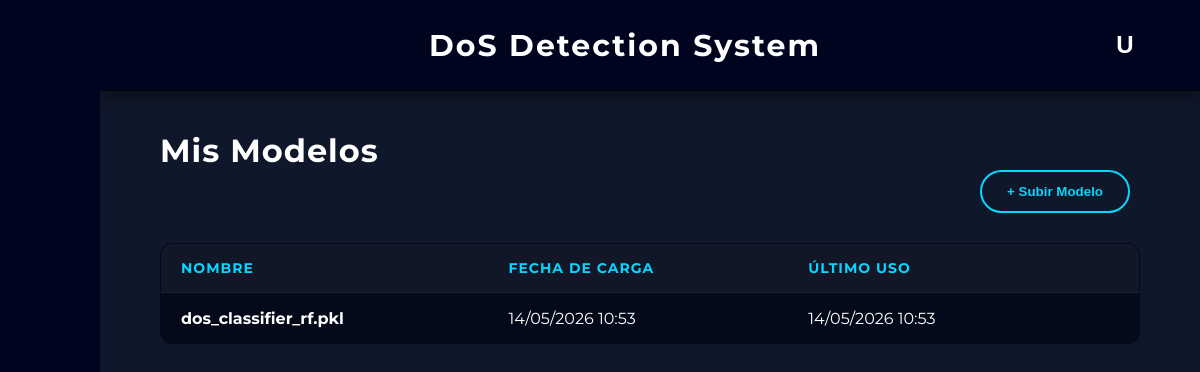
The app's page /modelos (signed in) with its own data.
### app/models.py (models this page shows)
class Modelo(db.Model):
    __tablename__ = 'modelos'
    id = db.Column(db.Integer, primary_key=True)
    nombre = db.Column(db.String(150), nullable=False)
    ruta_archivo = db.Column(db.String(255), nullable=False)
    usuario_id = db.Column(db.Integer, db.ForeignKey('usuarios.id'), nullable=False)
    fecha_subida = db.Column(db.DateTime, default=datetime.now(pytz.timezone('Europe/Madrid')))
    fecha_ultimo_uso = db.Column(db.DateTime, default=datetime.now(pytz.timezone('Europe/Madrid')))
    usuario = db.relationship('User', backref=db.backref('modelos', lazy=True))

### app/routes/pages/modelos.py (the view)
@modelos_bp.route("/modelos", methods=["GET"])
def index():
    if session.get('guest'):
        datos_invitado = session.get('guest_models', [])
        modelos = [ModeloInvitado(m['nombre'], m['fecha_subida']) for m in datos_invitado]
    else:
        user_id = session.get('user_id')
        if not user_id:
            return redirect(url_for('auth.login'))
        modelos = Modelo.query.filter_by(usuario_id=user_id).order_by(Modelo.fecha_subida.desc()).all()
    return render_template("modelos.html", modelos=modelos)

### app/templates/modelos.html (shortened to what this page needs)
{% extends "base.html" %}
{% block content %}
<div style="padding: 40px 60px;">
    <h2><span style="color: white; margin-bottom: 30px; font-size: 32px; letter-spacing: 1px;">Mis Modelos</span></h2>
    <div class="table-header">
        <button class="action-btn" onclick="openModal()">+ Subir Modelo</button>
    </div>
    <table class="glass-table">
        <thead>
            <tr>
                <th>Nombre</th>
                <th>Fecha de Carga</th>
                <th>Último Uso</th>
                <th style="text-align: center;"> </th>
            </tr>
        </thead>
        <tbody>
            {% for modelo in modelos %}
            <tr>
                <td style="font-weight: bold;">{{ modelo.nombre }}</td>
                <td>{{ modelo.fecha_subida.strftime('%d/%m/%Y %H:%M') }}</td>
                <td>{{ modelo.fecha_ultimo_uso.strftime('%d/%m/%Y %H:%M') }}</td>
                <td style="text-align: center;">
                    <form action="{{ url_for('modelos.delete', model_id=(modelo.id if not session.get('guest') else loop.index0)) }}"
                        method="POST"
                        onsubmit="confirmAction(event, this, '¿Quiere eliminar este modelo?');"
                        style="display: inline;">
                        <button type="submit" class="delete-btn" title="Eliminar Modelo">
                        </button>
                    </form>
                </td>
            </tr>
            {% else %}
            <tr>
                <td colspan="4" style="text-align: center; padding: 30px; opacity: 0.7;">No has subido ningún modelo todavía.</td>
            </tr>
            {% endfor %}
        </tbody>
    </table>
</div>
{% endblock %}

### app/static/css/style.css (style rules this page uses)
* { margin: 0; padding: 0; box-sizing: border-box; }
body { font-family: 'Montserrat', "Segoe UI", Tahoma, sans-serif; background-color: #0f172a; color: #e5e7eb; }
button { background-color: #013d76; color: white; border: none; padding: 10px 15px; border-radius: 8px; cursor: pointer; margin-right: 10px; font-weight: bold; }
.body-home { background-image: url('../img/fondo.png'); background-size: cover; background-position: center; background-repeat: no-repeat; background-attachment: fixed; margin: 0; height: 100vh; }
.table-header { display: flex; justify-content: space-between; align-items: center; margin-bottom: 30px; color: #00041f; }
.action-btn { background-color: transparent; color: #08d6fe; border: 2px solid #08d6fe; padding: 12px 25px; border-radius: 50px; font-weight: bold; cursor: pointer; transition: all 0.3s ease; }
.glass-table { width: 100%; border-collapse: collapse; background-color: rgba(2, 6, 23, 0.726); border: 1px solid rgba(255, 255, 255, 0.1); border-radius: 12px; overflow: hidden; color: white; }
.glass-table th, .glass-table td { padding: 15px 20px; text-align: left; border-bottom: 1px solid rgba(255, 255, 255, 0.05); }
.glass-table th { background-color: rgba(255, 255, 255, 0.05); font-weight: bold; color: #08d6fe; text-transform: uppercase; font-size: 14px; letter-spacing: 1px; }
.delete-btn { background: transparent; border: none; color: #94a3b8; font-size: 18px; cursor: pointer; transition: all 0.2s ease; padding: 5px; margin: 0; }

### records on screen
Modelo: nombre "dos_classifier_rf.pkl", fecha_subida "14/05/2026 10:53", fecha_ultimo_uso "14/05/2026 10:53"

### other values on screen
{{ session.get('username')[0] | upper }} "U"
